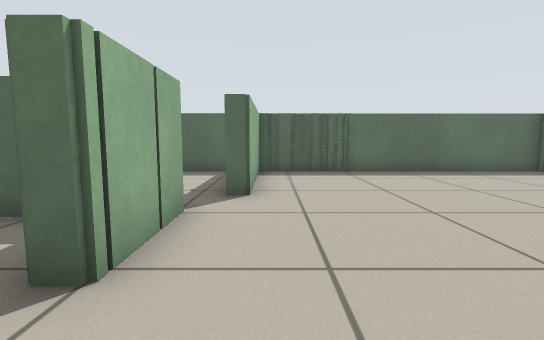
view 1 (above)

13 first-person views from a walk through a world built for the Player/Stage simulator. The camera is 0.57 m above the floor, tilts 6° down and sees 85° across. The lines on the ground mark 1 m squares. The floor is counted in squares, 0.5 m on a side. Each view is taken from the middle of a square. On the plan, view 1 faces up. The plan holds only what a view shows up to about 13 squares ahead; the rest is blank. The robots in the file are not drawn.

view 2
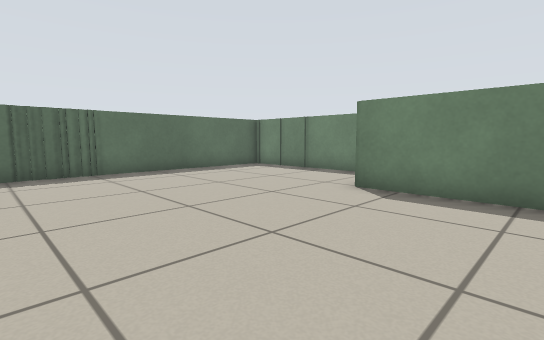

view 3
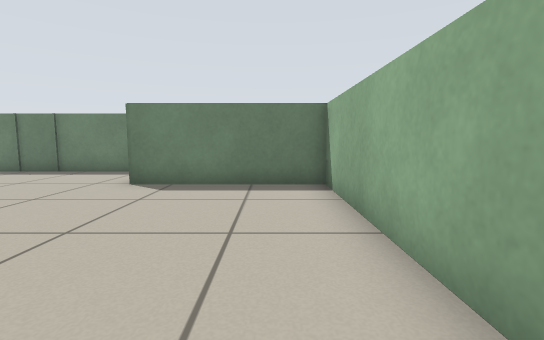

view 4
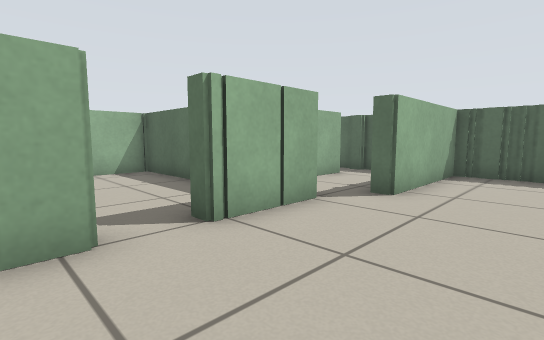

view 5
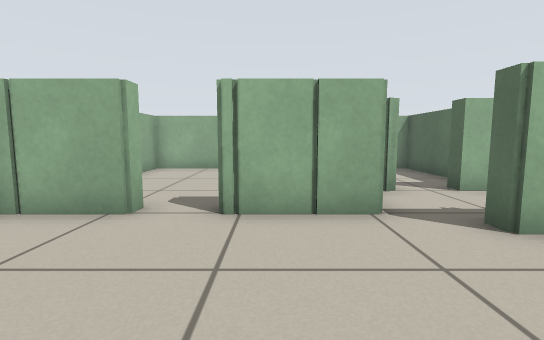

view 6
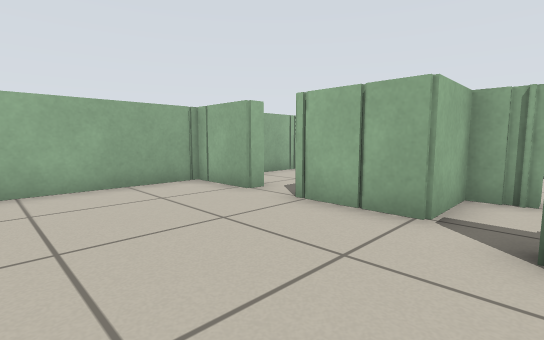

view 7
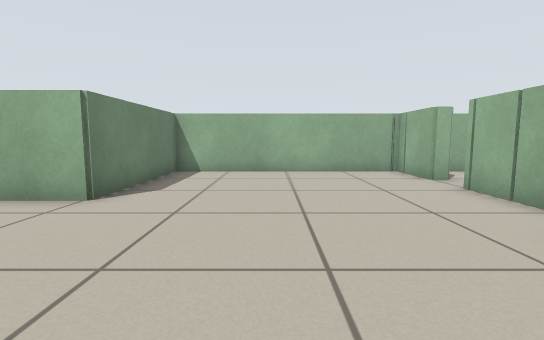

view 8
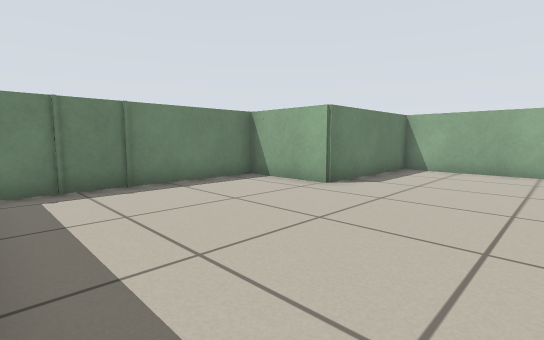

view 9
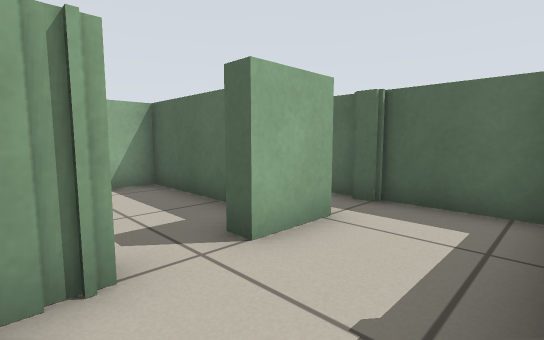

view 10
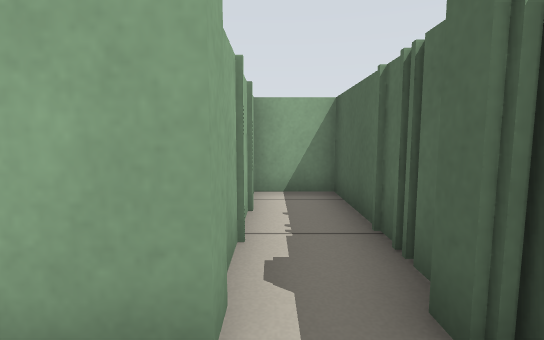

view 11
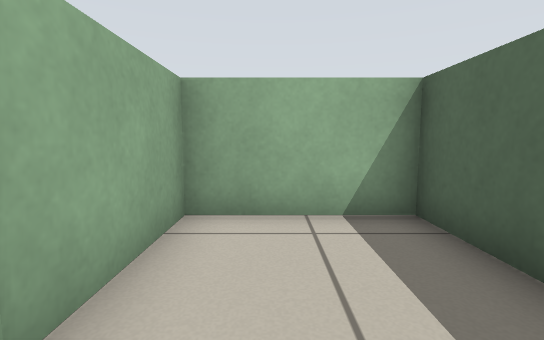

view 12
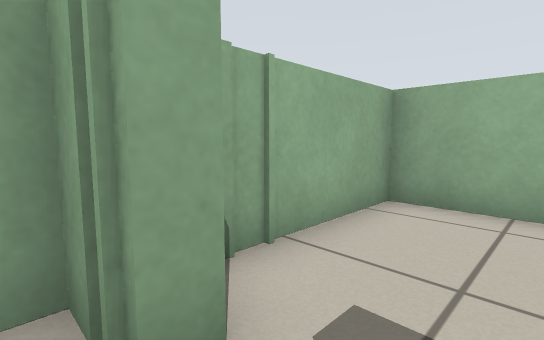

view 13
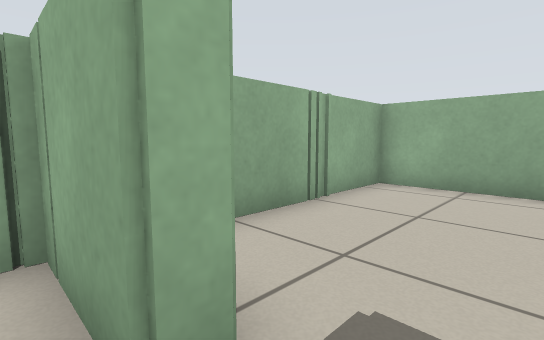

### Floor plan
Points are (right, up) in squares from view 1. A wall is a line through its corners. A room is listed if a view was taken in it or the views show most of it. See-through windows are left out.
Room 1 (views 1, 2, 3, 4, 5, 6, 7, 8, 9, 13)
walls: (-1.4, 4.7) (-1.4, 2.2) (-2, 2.2); (-2, 0.9) (-1.4, 0.9) (-1.4, -1.4) (6.3, -1.4) (6.3, 3.6) (9.3, 3.6) (9.3, 10.3) (-0.4, 10.3) (-0.4, 5.9) (-1, 5.9)
ways out: opening at (-2, 5) to room 3; gap at (-2, 1.5) to room 4
Room 2 (view 10)
walls: (-5.4, 8.7) (-4.4, 8.7); (-4, 8.7) (-3.4, 8.7) (-3.4, 7.1); (-4, 10.3) (-8.3, 10.3) (-8.3, 8.5); (-6.9, 8.7) (-6, 8.7); (-3.2, 10) (-4, 10); (-1.1, 10.3) (-3.5, 10.3)
ways out: opening at (-2.5, 8) to room 3
Room 3 (views 11, 12)
walls: (-4, 5.7) (-3.4, 5.7) (-3.4, 4.7) (-1.4, 4.7); (-3.4, 7.1) (-4, 7.1); (-5.2, 8.2) (-8.3, 8.2) (-8.3, 4.7) (-4.5, 4.7)
ways out: opening at (-2, 5) to room 1; opening at (-2.5, 8) to room 2
Room 4 (no view inside)
walls: (-3.6, 4.2) (-8.3, 4.2) (-8.3, -1.4) (-3.1, -1.4)
ways out: gap at (-2, 1.5) to room 1

Positions as (right, up) in squares from view 1, and headings:
1: (0, 0), facing up
2: (0, 0), facing up-right
3: (-1, 0), facing right
4: (2, 0), facing up-left
5: (3, 3), facing left
6: (3, 6), facing down-left
7: (3, 9), facing down
8: (2, 10), facing down-right
9: (-1, 5), facing up-left
10: (-2, 9), facing left
11: (-4, 6), facing left
12: (-3, 7), facing down-left
13: (-1, 2), facing down-left
